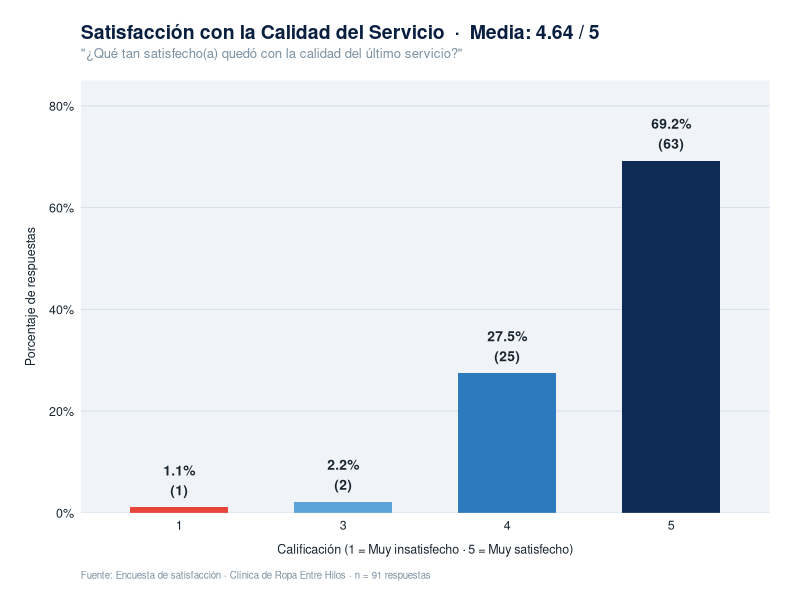
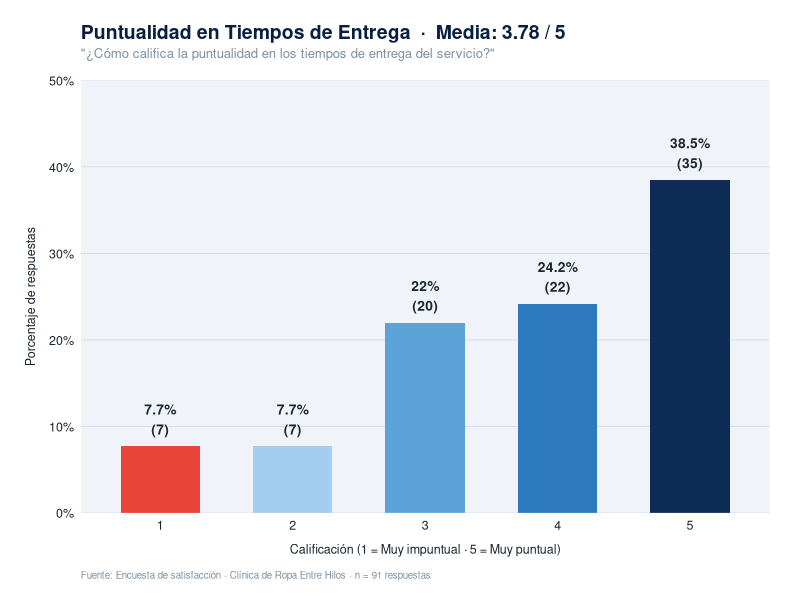
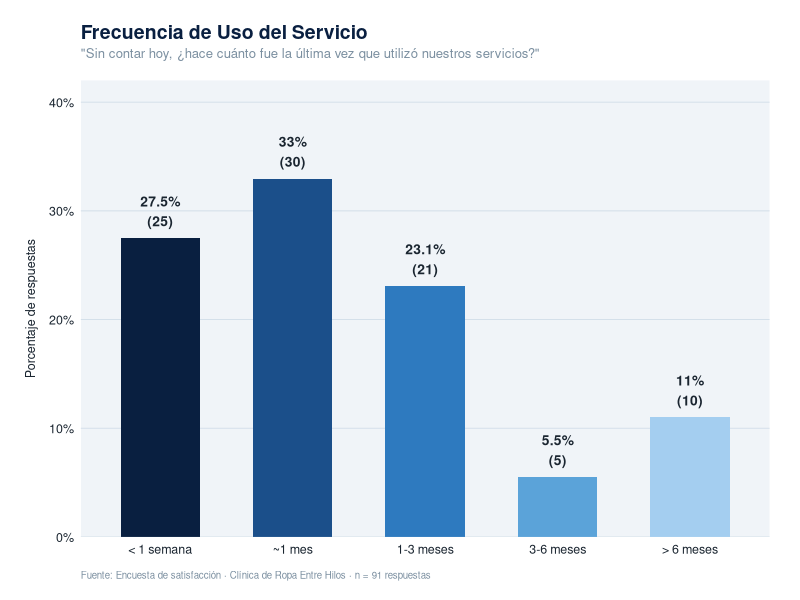
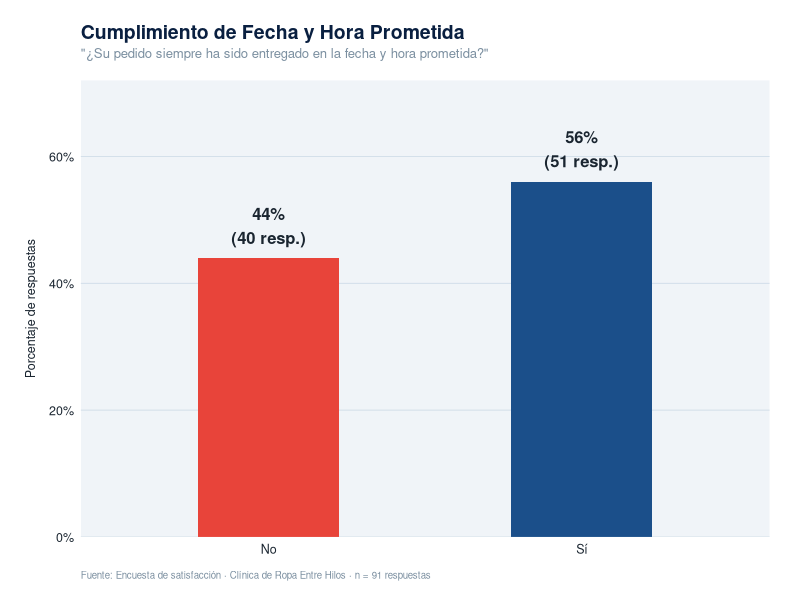
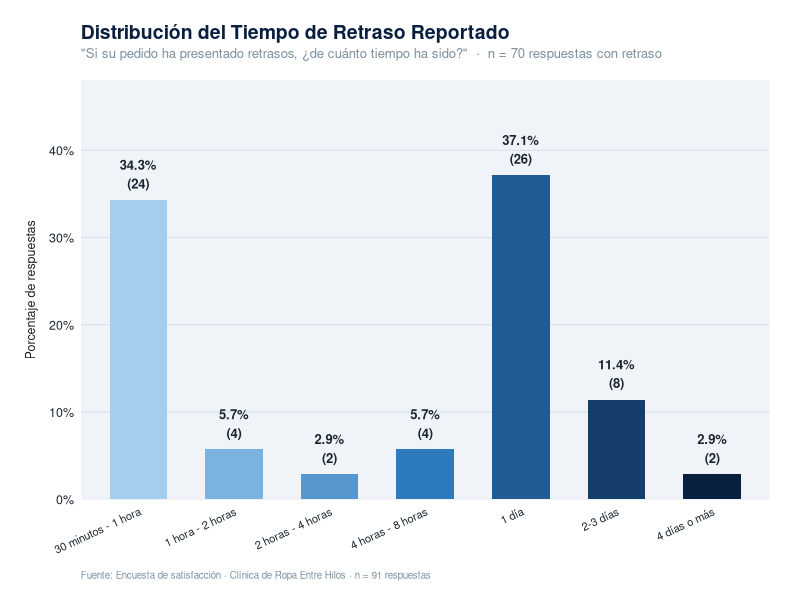
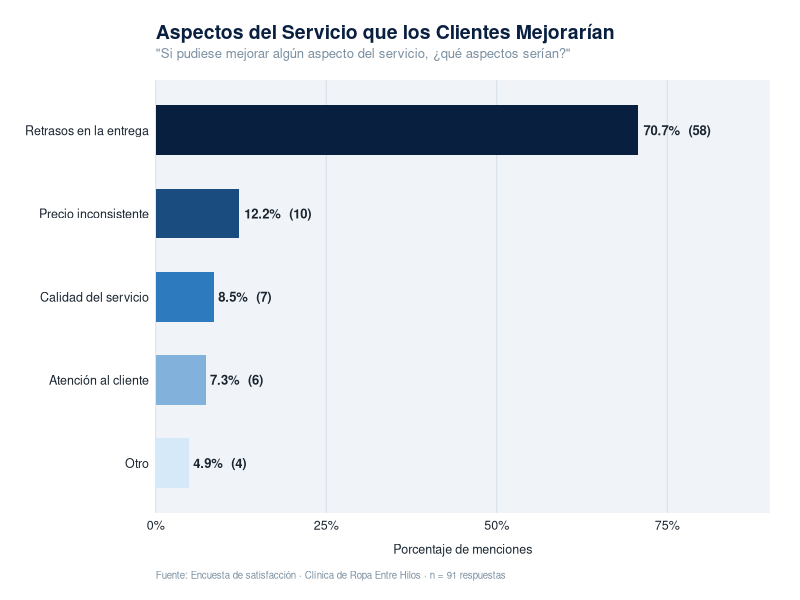
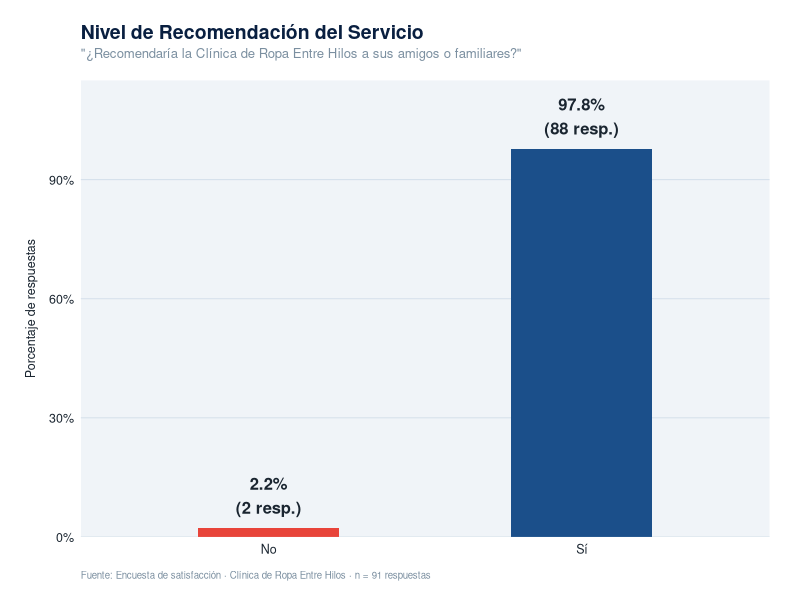
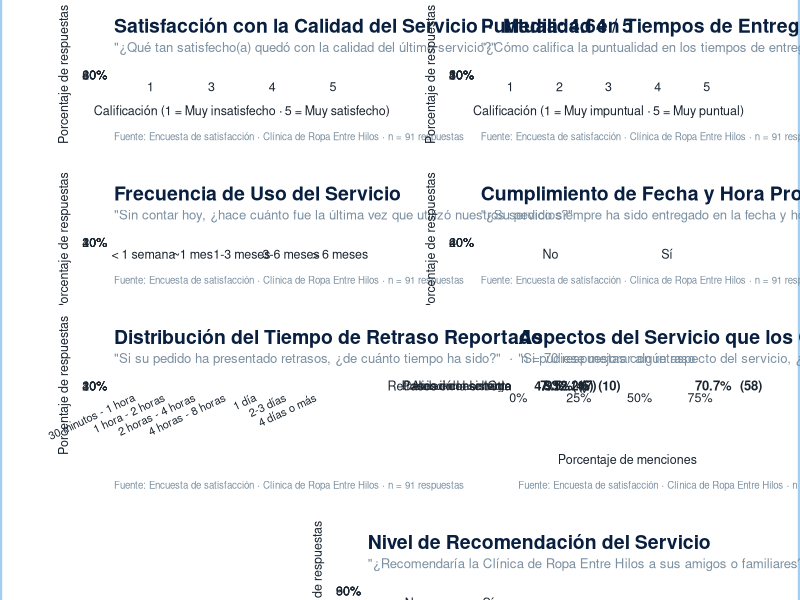

Recreate these plots in R, in order.
# ══════════════════════════════════════════════════════════════════════
#  DASHBOARD — Encuesta de Satisfacción · Clínica de Ropa Entre Hilos
#  Proyecto en Ingeniería I · 2026-I · Universidad del Valle
#  Fuente: Google Forms — 91 respuestas (marzo 2026)
# ══════════════════════════════════════════════════════════════════════

library(readxl)
library(dplyr)
library(tidyr)
library(ggplot2)
library(scales)
library(patchwork)

# Asegurar codificacion UTF-8 para tildes y caracteres especiales
Sys.setlocale("LC_ALL", "C.UTF-8")

# ── PALETA AZUL CORPORATIVA Y TEMA ──────────────────────────────────
azul_1  <- "#091F40"
azul_2  <- "#0D2B55"
azul_3  <- "#1B4F8A"
azul_4  <- "#2E7ABF"
azul_5  <- "#5BA3D9"
azul_6  <- "#A4CEF0"
azul_7  <- "#D6E9F8"
acento  <- "#E8443A"
dorado  <- "#D4A843"
gris_f  <- "#F0F4F8"
gris_t  <- "#1A2530"
gris_l  <- "#7B8FA0"
blanco  <- "#FFFFFF"

tema_eh <- theme_minimal(base_family = "sans") +
  theme(
    plot.background    = element_rect(fill = blanco, colour = NA),
    panel.background   = element_rect(fill = gris_f, colour = NA),
    panel.grid.major.y = element_line(colour = "#D0DCE8", linewidth = 0.3),
    panel.grid.major.x = element_blank(),
    panel.grid.minor   = element_blank(),
    plot.title         = element_text(size = 14, face = "bold", colour = azul_1,
                                      margin = margin(b = 3)),
    plot.subtitle      = element_text(size = 9.5, colour = gris_l,
                                      margin = margin(b = 14)),
    plot.caption       = element_text(size = 7, colour = gris_l,
                                      hjust = 0, margin = margin(t = 10)),
    axis.text          = element_text(size = 9, colour = gris_t),
    axis.title         = element_text(size = 9, colour = gris_t),
    axis.title.x       = element_text(margin = margin(t = 8)),
    axis.title.y       = element_text(margin = margin(r = 8)),
    legend.position    = "bottom",
    legend.text        = element_text(size = 9, colour = gris_t),
    legend.title       = element_blank(),
    legend.key.size    = unit(0.9, "lines"),
    strip.text         = element_text(size = 10, face = "bold", colour = azul_1),
    plot.margin        = margin(18, 22, 14, 18)
  )

# ── CARGA DE DATOS ───────────────────────────────────────────────────
df <- read_excel("H.xlsx", sheet = "Respuestas de formulario 1")

names(df) <- c("timestamp", "ultima_vez", "satisfaccion", "puntualidad",
               "entrega_cumplida", "tiempo_retraso", "aspecto_mejorar",
               "recomendaria")

df <- df %>%
  mutate(
    satisfaccion = as.numeric(satisfaccion),
    puntualidad  = as.numeric(puntualidad)
  )

n_total <- nrow(df)
caption_base <- paste0("Fuente: Encuesta de satisfacción · Clínica de Ropa Entre Hilos · n = ", n_total, " respuestas")

# ══════════════════════════════════════════════════════════════════════
#  G1 — Satisfacción con la calidad del servicio (escala 1-5)
# ══════════════════════════════════════════════════════════════════════
sat_df <- df %>%
  count(satisfaccion) %>%
  mutate(
    pct  = n / sum(n) * 100,
    satisfaccion = factor(satisfaccion),
    fill_color = case_when(
      satisfaccion == "5" ~ azul_2,
      satisfaccion == "4" ~ azul_4,
      satisfaccion == "3" ~ azul_5,
      satisfaccion == "2" ~ azul_6,
      satisfaccion == "1" ~ acento
    )
  )

media_sat <- round(mean(df$satisfaccion, na.rm = TRUE), 2)

g1 <- ggplot(sat_df, aes(x = satisfaccion, y = pct, fill = fill_color)) +
  geom_col(width = 0.6, show.legend = FALSE) +
  geom_text(aes(label = paste0(round(pct, 1), "%\n(", n, ")")),
            vjust = -0.4, size = 3.5, colour = gris_t, fontface = "bold") +
  scale_fill_identity() +
  scale_y_continuous(labels = function(x) paste0(x, "%"),
                     limits = c(0, 85), expand = c(0, 0)) +
  labs(
    title    = paste0("Satisfacción con la Calidad del Servicio  ·  Media: ", media_sat, " / 5"),
    subtitle = "\"¿Qué tan satisfecho(a) quedó con la calidad del último servicio?\"",
    x        = "Calificación (1 = Muy insatisfecho · 5 = Muy satisfecho)",
    y        = "Porcentaje de respuestas",
    caption  = caption_base
  ) +
  tema_eh

# ══════════════════════════════════════════════════════════════════════
#  G2 — Puntualidad en tiempos de entrega (escala 1-5)
# ══════════════════════════════════════════════════════════════════════
punt_df <- df %>%
  count(puntualidad) %>%
  mutate(
    pct  = n / sum(n) * 100,
    puntualidad = factor(puntualidad),
    fill_color = case_when(
      puntualidad == "5" ~ azul_2,
      puntualidad == "4" ~ azul_4,
      puntualidad == "3" ~ azul_5,
      puntualidad == "2" ~ azul_6,
      puntualidad == "1" ~ acento
    )
  )

media_punt <- round(mean(df$puntualidad, na.rm = TRUE), 2)

g2 <- ggplot(punt_df, aes(x = puntualidad, y = pct, fill = fill_color)) +
  geom_col(width = 0.6, show.legend = FALSE) +
  geom_text(aes(label = paste0(round(pct, 1), "%\n(", n, ")")),
            vjust = -0.4, size = 3.5, colour = gris_t, fontface = "bold") +
  scale_fill_identity() +
  scale_y_continuous(labels = function(x) paste0(x, "%"),
                     limits = c(0, 50), expand = c(0, 0)) +
  labs(
    title    = paste0("Puntualidad en Tiempos de Entrega  ·  Media: ", media_punt, " / 5"),
    subtitle = "\"¿Cómo califica la puntualidad en los tiempos de entrega del servicio?\"",
    x        = "Calificación (1 = Muy impuntual · 5 = Muy puntual)",
    y        = "Porcentaje de respuestas",
    caption  = caption_base
  ) +
  tema_eh

# ══════════════════════════════════════════════════════════════════════
#  G3 — Última vez que usó el servicio
# ══════════════════════════════════════════════════════════════════════
orden_uso <- c("Hace menos de 1 semana", "Hace aproximadamente 1 mes",
               "Entre 1 y 3 meses", "Entre 3 y 6 meses", "Más de 6 meses")

uso_df <- df %>%
  count(ultima_vez) %>%
  mutate(
    pct = n / sum(n) * 100,
    ultima_vez = factor(ultima_vez, levels = orden_uso),
    etiqueta_corta = c(
      "Hace menos de 1 semana"       = "< 1 semana",
      "Hace aproximadamente 1 mes"   = "~1 mes",
      "Entre 1 y 3 meses"            = "1-3 meses",
      "Entre 3 y 6 meses"            = "3-6 meses",
      "Más de 6 meses"               = "> 6 meses"
    )[as.character(ultima_vez)]
  ) %>%
  arrange(ultima_vez)

paleta_uso <- c(azul_1, azul_3, azul_4, azul_5, azul_6)

g3 <- ggplot(uso_df, aes(x = etiqueta_corta, y = pct,
                           fill = factor(etiqueta_corta, levels = uso_df$etiqueta_corta))) +
  geom_col(width = 0.6, show.legend = FALSE) +
  geom_text(aes(label = paste0(round(pct, 1), "%\n(", n, ")")),
            vjust = -0.4, size = 3.5, colour = gris_t, fontface = "bold") +
  scale_fill_manual(values = setNames(paleta_uso, uso_df$etiqueta_corta)) +
  scale_x_discrete(limits = uso_df$etiqueta_corta) +
  scale_y_continuous(labels = function(x) paste0(x, "%"),
                     limits = c(0, 42), expand = c(0, 0)) +
  labs(
    title    = "Frecuencia de Uso del Servicio",
    subtitle = "\"Sin contar hoy, ¿hace cuánto fue la última vez que utilizó nuestros servicios?\"",
    x        = NULL,
    y        = "Porcentaje de respuestas",
    caption  = caption_base
  ) +
  tema_eh

# ══════════════════════════════════════════════════════════════════════
#  G4 — ¿Pedido entregado a tiempo? (Sí / No)
# ══════════════════════════════════════════════════════════════════════
entrega_df <- df %>%
  count(entrega_cumplida) %>%
  mutate(
    pct = n / sum(n) * 100,
    fill_color = ifelse(grepl("^S", entrega_cumplida), azul_3, acento)
  )

g4 <- ggplot(entrega_df, aes(x = entrega_cumplida, y = pct, fill = fill_color)) +
  geom_col(width = 0.45, show.legend = FALSE) +
  geom_text(aes(label = paste0(round(pct, 1), "%\n(", n, " resp.)")),
            vjust = -0.4, size = 4.2, colour = gris_t, fontface = "bold") +
  scale_fill_identity() +
  scale_y_continuous(labels = function(x) paste0(x, "%"),
                     limits = c(0, 72), expand = c(0, 0)) +
  labs(
    title    = "Cumplimiento de Fecha y Hora Prometida",
    subtitle = "\"¿Su pedido siempre ha sido entregado en la fecha y hora prometida?\"",
    x        = NULL,
    y        = "Porcentaje de respuestas",
    caption  = caption_base
  ) +
  tema_eh

# ══════════════════════════════════════════════════════════════════════
#  G5 — Tiempo de retraso reportado
# ══════════════════════════════════════════════════════════════════════
orden_retraso <- c("30 minutos - 1 hora", "1 hora - 2 horas",
                   "2 horas - 4 horas", "4 horas - 8 horas",
                   "1 día", "2-3 días", "4 días o más")

retraso_df <- df %>%
  filter(!is.na(tiempo_retraso)) %>%
  count(tiempo_retraso) %>%
  mutate(
    pct = n / sum(n) * 100,
    tiempo_retraso = factor(tiempo_retraso, levels = orden_retraso)
  ) %>%
  arrange(tiempo_retraso)

paleta_retraso <- colorRampPalette(c(azul_6, azul_4, azul_1))(nrow(retraso_df))

g5 <- ggplot(retraso_df, aes(x = tiempo_retraso, y = pct, fill = tiempo_retraso)) +
  geom_col(width = 0.6, show.legend = FALSE) +
  geom_text(aes(label = paste0(round(pct, 1), "%\n(", n, ")")),
            vjust = -0.4, size = 3.3, colour = gris_t, fontface = "bold") +
  scale_fill_manual(values = setNames(paleta_retraso, levels(retraso_df$tiempo_retraso))) +
  scale_y_continuous(labels = function(x) paste0(x, "%"),
                     limits = c(0, 48), expand = c(0, 0)) +
  labs(
    title    = "Distribución del Tiempo de Retraso Reportado",
    subtitle = paste0("\"Si su pedido ha presentado retrasos, ¿de cuánto tiempo ha sido?\"  ·  n = ",
                      sum(retraso_df$n), " respuestas con retraso"),
    x        = NULL,
    y        = "Porcentaje de respuestas",
    caption  = caption_base
  ) +
  tema_eh +
  theme(axis.text.x = element_text(angle = 25, hjust = 1, size = 8))

# ══════════════════════════════════════════════════════════════════════
#  G6 — Aspectos a mejorar
# ══════════════════════════════════════════════════════════════════════
# Separar respuestas múltiples (separadas por ", ")
aspectos_raw <- df %>%
  filter(!is.na(aspecto_mejorar)) %>%
  pull(aspecto_mejorar)

aspectos_lista <- unlist(strsplit(aspectos_raw, ", "))

aspecto_df <- as.data.frame(table(aspectos_lista), stringsAsFactors = FALSE) %>%
  rename(aspecto = aspectos_lista, n = Freq) %>%
  mutate(
    pct = n / length(aspectos_raw) * 100,
    aspecto = forcats::fct_reorder(aspecto, n)
  )

paleta_asp <- colorRampPalette(c(azul_7, azul_4, azul_1))(nrow(aspecto_df))

g6 <- ggplot(aspecto_df, aes(x = aspecto, y = pct, fill = aspecto)) +
  geom_col(width = 0.6, show.legend = FALSE) +
  geom_text(aes(label = paste0(round(pct, 1), "%  (", n, ")")),
            hjust = -0.08, size = 3.3, colour = gris_t, fontface = "bold") +
  coord_flip(clip = "off") +
  scale_fill_manual(values = setNames(paleta_asp, levels(aspecto_df$aspecto))) +
  scale_y_continuous(labels = function(x) paste0(x, "%"),
                     limits = c(0, 90), expand = c(0, 0)) +
  labs(
    title    = "Aspectos del Servicio que los Clientes Mejorarían",
    subtitle = "\"Si pudiese mejorar algún aspecto del servicio, ¿qué aspectos serían?\"",
    x        = NULL,
    y        = "Porcentaje de menciones",
    caption  = caption_base
  ) +
  tema_eh +
  theme(panel.grid.major.y = element_blank(),
        panel.grid.major.x = element_line(colour = "#D0DCE8", linewidth = 0.3))

# ══════════════════════════════════════════════════════════════════════
#  G7 — ¿Recomendaría Entre Hilos?
# ══════════════════════════════════════════════════════════════════════
rec_df <- df %>%
  filter(!is.na(recomendaria)) %>%
  count(recomendaria) %>%
  mutate(
    pct = n / sum(n) * 100,
    fill_color = ifelse(grepl("^S", recomendaria), azul_3, acento)
  )

g7 <- ggplot(rec_df, aes(x = recomendaria, y = pct, fill = fill_color)) +
  geom_col(width = 0.45, show.legend = FALSE) +
  geom_text(aes(label = paste0(round(pct, 1), "%\n(", n, " resp.)")),
            vjust = -0.4, size = 4.2, colour = gris_t, fontface = "bold") +
  scale_fill_identity() +
  scale_y_continuous(labels = function(x) paste0(x, "%"),
                     limits = c(0, 115), expand = c(0, 0)) +
  labs(
    title    = "Nivel de Recomendación del Servicio",
    subtitle = "\"¿Recomendaría la Clínica de Ropa Entre Hilos a sus amigos o familiares?\"",
    x        = NULL,
    y        = "Porcentaje de respuestas",
    caption  = caption_base
  ) +
  tema_eh

# ══════════════════════════════════════════════════════════════════════
#  EXPORTAR gráficas individuales
# ══════════════════════════════════════════════════════════════════════
dir.create("Graficas encuesta", showWarnings = FALSE)

ggsave("Graficas encuesta/g1_satisfaccion_calidad.png",  g1, width = 10, height = 6, dpi = 200, type = "cairo")
ggsave("Graficas encuesta/g2_puntualidad_entrega.png",   g2, width = 10, height = 6, dpi = 200, type = "cairo")
ggsave("Graficas encuesta/g3_frecuencia_uso.png",        g3, width = 10, height = 6, dpi = 200, type = "cairo")
ggsave("Graficas encuesta/g4_cumplimiento_entrega.png",  g4, width = 8,  height = 6, dpi = 200, type = "cairo")
ggsave("Graficas encuesta/g5_tiempo_retraso.png",        g5, width = 11, height = 6, dpi = 200, type = "cairo")
ggsave("Graficas encuesta/g6_aspectos_mejorar.png",      g6, width = 11, height = 6, dpi = 200, type = "cairo")
ggsave("Graficas encuesta/g7_recomendacion.png",         g7, width = 8,  height = 6, dpi = 200, type = "cairo")

# ══════════════════════════════════════════════════════════════════════
#  DASHBOARD COMPUESTO — Composición con patchwork
# ══════════════════════════════════════════════════════════════════════
dashboard <- (g1 | g2) /
             (g3 | g4) /
             (g5 | g6) /
             (plot_spacer() | g7 | plot_spacer()) +
  plot_annotation(
    title    = "DASHBOARD  ·  Encuesta de Satisfacción  ·  Clínica de Ropa Entre Hilos",
    subtitle = paste0("91 respuestas recolectadas  ·  Marzo 2026  ·  Satisfacción promedio: ",
                      media_sat, "/5  ·  Puntualidad promedio: ", media_punt, "/5  ·  ",
                      round(rec_df$pct[grepl("^S", rec_df$recomendaria)], 1), "% recomendaría el servicio"),
    caption  = "Fuente: Google Forms — Encuesta de satisfacción · Clínica de Ropa Entre Hilos · Proyecto en Ingeniería I · Universidad del Valle · 2026-I",
    theme = theme(
      plot.title    = element_text(size = 20, face = "bold", colour = azul_1,
                                    hjust = 0.5, margin = margin(b = 4)),
      plot.subtitle = element_text(size = 11, colour = azul_4,
                                    hjust = 0.5, margin = margin(b = 16)),
      plot.caption  = element_text(size = 8, colour = gris_l,
                                    hjust = 0.5, margin = margin(t = 12)),
      plot.background = element_rect(fill = blanco, colour = azul_6, linewidth = 1.5),
      plot.margin     = margin(20, 24, 16, 24)
    )
  )

ggsave("Graficas encuesta/dashboard_encuesta_completo.png",
       dashboard, width = 22, height = 28, dpi = 200, limitsize = FALSE, type = "cairo")

cat("\n══════════════════════════════════════════════════════════════\n")
cat("  Dashboard exportado exitosamente en 'Graficas encuesta/'\n")
cat("  - 7 gráficas individuales (PNG, alta resolución)\n")
cat("  - 1 dashboard compuesto (dashboard_encuesta_completo.png)\n")
cat("══════════════════════════════════════════════════════════════\n")
